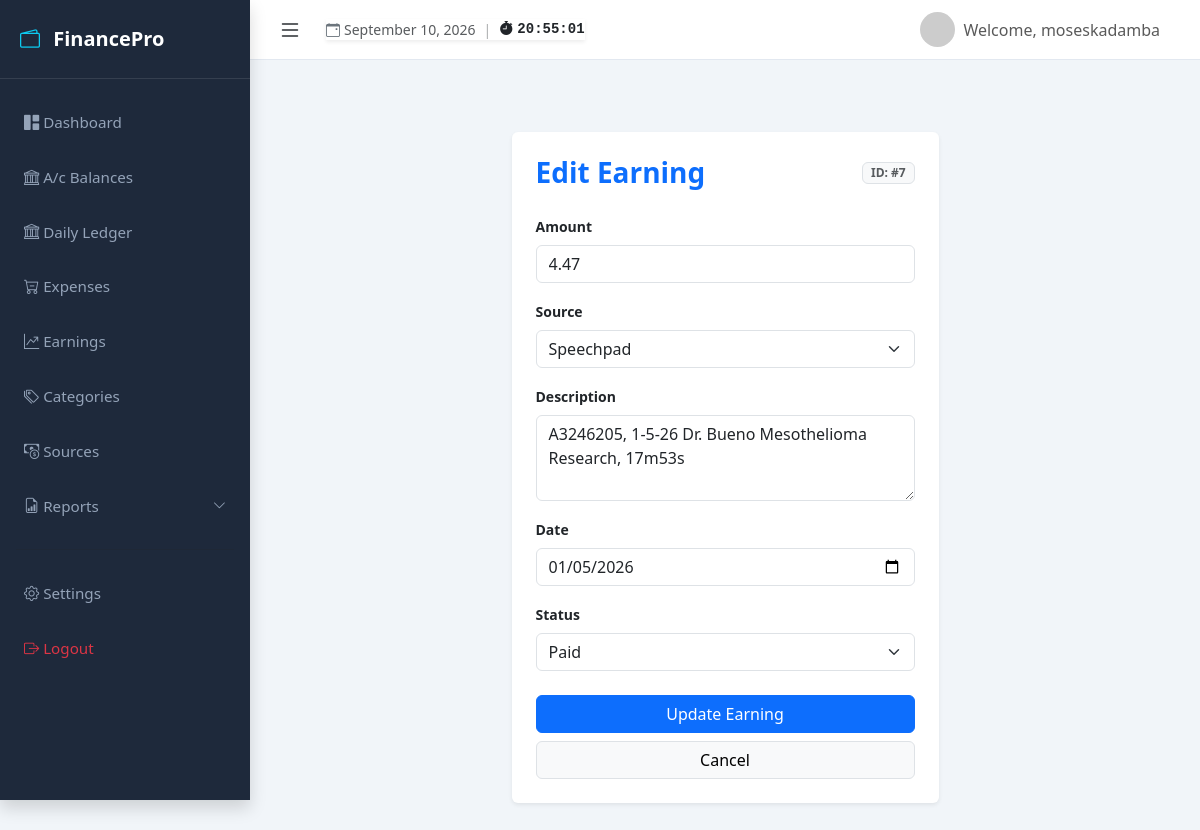
Page /dashboard/edit_earning/7/ (signed in) on the committed database.
### myapp/models.py (models this page shows, shortened)
class Earning(models.Model):
    STATUS_CHOICES = [
        ('in_progress', 'In Progress'),
        ('in_review', 'In Review'),
        ('accepted', 'Accepted'),
        ('paid', 'Paid'),
    ]
    user = models.ForeignKey(User, on_delete=models.CASCADE)
    source = models.ForeignKey(Source, on_delete=models.SET_NULL, null=True)
    amount = models.DecimalField(max_digits=10, decimal_places=2)
    description = models.TextField(blank=True, null=True)
    status = models.CharField(max_length=20, choices=STATUS_CHOICES, default='in_progress')
    date = models.DateField(default=timezone.now)
    created_at = models.DateTimeField(auto_now_add=True)
    updated_at = models.DateTimeField(auto_now=True)
    class Meta:
        ordering = ['-date', '-created_at']

### myapp/views.py (the view)
# urls.py: path('dashboard/edit_earning/<int:pk>/', views.edit_earning_dashboard, name='edit_earning_dashboard'),
@login_required
def edit_earning_dashboard(request, pk):
    earning = get_object_or_404(Earning, pk=pk, user=request.user)
    if request.method == 'POST':
        form = EarningForm(request.POST, instance=earning, user=request.user)
        is_ajax = request.headers.get('X-Requested-With') == 'XMLHttpRequest'
        if form.is_valid():
            updated_earning = form.save()
            if is_ajax:
                now = timezone.now()
                monthly_earning = Earning.objects.filter(
                    user=request.user,
                    date__year=now.year,
                    date__month=now.month
                ).aggregate(total=Sum('amount'))['total'] or 0.0
                mult_earning = monthly_earning*125
                accepted_total = Earning.objects.filter(
                    user=request.user,
                    status='accepted'
                ).aggregate(total=Sum('amount'))['total'] or 0.0
                mult_accepted = accepted_total*125
                pipeline_total = Earning.objects.filter(
                    user=request.user,
                    status__in=['in_progress', 'in_review']
                ).aggregate(total=Sum('amount'))['total'] or 0.0
                mult_pipeline = pipeline_total*125
                return JsonResponse({
                    'status': 'success',
                    'message': 'Earning updated successfully!',
                    'earning': {
                        'id': updated_earning.pk,
                        'description': updated_earning.description or '—',
                        'raw_description': updated_earning.description or '',
                        'amount': f"{updated_earning.amount:,.2f}",
                        'raw_amount': str(updated_earning.amount),
                        'source_id': updated_earning.source.id if updated_earning.source else '',
                        'source_name': updated_earning.source.name if updated_earning.source else 'General',
                        'status': updated_earning.status,
                        'date_display': updated_earning.date.strftime('%b %d, %Y') if updated_earning.date else '',
                        'raw_date': updated_earning.date.strftime('%Y-%m-%d') if updated_earning.date else '',
                    },
                    'totals': {
                        'monthly_earning': f"{mult_earning:,.2f}",
                        'accepted_total': f"{mult_accepted:,.2f}",
                        'pipeline_total': f"{mult_pipeline:,.2f}",
                    }
                })
            messages.success(request, 'Earning updated successfully!')
            next_url = request.POST.get('next')
            if next_url:
                return redirect(next_url)
            return redirect('expenses:earning_list')
        else:
            if is_ajax:
                return JsonResponse({'status': 'error', 'errors': form.errors}, status=400)
    else:
        form = EarningForm(instance=earning, user=request.user)
    return render(request, 'myapp/edit_earning.html', {
        'form': form,
        'earning': earning
    })

### myapp/forms.py
class EarningForm(forms.ModelForm):
    class Meta:
        model = Earning
        fields = ['amount', 'source', 'description', 'date', 'status']
        widgets = {
            'date': forms.DateInput(attrs={'type': 'date', 'class': 'form-control'}),
            'amount': forms.NumberInput(attrs={'class': 'form-control', 'step': '0.01'}),
            'source': forms.Select(attrs={'class': 'form-select'}),
            'status': forms.Select(attrs={'class': 'form-select'}), # Add styling for status
            'description': forms.Textarea(attrs={'class': 'form-control', 'rows': 3}),
        }
    def __init__(self, *args, **kwargs):
        user = kwargs.pop('user', None)
        super().__init__(*args, **kwargs)
        if user:
            self.fields['source'].queryset = Source.objects.filter(user=user)
            self.fields['source'].label_from_instance = lambda obj: obj.name
        self.fields['source'].empty_label = "Select a source"

### myapp/context_processors.py (called while the page is built)
def global_tracker_context(request):
    user_tz_name = settings.TIME_ZONE
    if request.user.is_authenticated:
        try:
            profile = request.user.profile
            user_tz_name = profile.timezone
        except UserProfile.DoesNotExist:
            pass
    try:
        timezone.activate(user_tz_name)
        active_date = timezone.localdate()
    except Exception:
        timezone.activate(settings.TIME_ZONE)
        user_tz_name = settings.TIME_ZONE
        active_date = timezone.localdate()
    return {
        'timezone_name': user_tz_name,
        'today': active_date
    }

### myapp/templates/myapp/edit_earning.html (shortened to what this page needs)
{% extends 'myapp/base.html' %}
{% block content %}
<div class="container py-5">
    <div class="row justify-content-center">
        <div class="col-md-6">
            <div class="card shadow-sm border-0">
                <div class="card-body p-4">
                    <div class="d-flex justify-content-between align-items-center mb-4">
                        <h3 class="fw-bold mb-0 text-primary">Edit Earning</h3>
                        <span class="badge bg-light text-muted border">ID: #{{ earning.id }}</span>
                    </div>
                    <form method="POST">
                        {% for field in form %}
                            <div class="mb-3">
                                <label class="form-label small fw-bold">{{ field.label }}</label>
                                {{ field }}
                            </div>
                        {% endfor %}
                        <div class="d-grid gap-2 mt-4">
                            <button type="submit" class="btn btn-primary">Update Earning</button>
                            <a href="{% url 'expenses:earning_list' %}" class="btn btn-light border">Cancel</a>
                        </div>
                    </form>
                </div>
            </div>
        </div>
    </div>
</div>
{% endblock %}

### myapp/templates/myapp/base.html (shortened to what this page needs)
<!DOCTYPE html>
<html lang="en">
<head>
    <link href="https://cdn.jsdelivr.net/npm/bootstrap@5.3.3/dist/css/bootstrap.min.css" rel="stylesheet">
    <link rel="stylesheet" href="https://cdn.jsdelivr.net/npm/bootstrap-icons@1.11.3/font/bootstrap-icons.min.css">
</head>
<body>
<div class="d-flex" id="wrapper">
    <div id="sidebar-wrapper" class="shadow">
        <div class="sidebar-heading d-flex justify-content-between align-items-center">
            <span><i class="bi bi-wallet2 me-2 text-info"></i> FinancePro</span>
        </div>
        <div class="nav flex-column py-3">
            <a href="{% url 'expenses:dashboard' %}" class="nav-link {% if request.resolver_match.url_name == 'dashboard' %}active{% endif %}">
                <i class="bi bi-grid-1x2-fill"></i> Dashboard
            </a>
            <a href="{% url 'expenses:account_dashboard_main' %}" class="nav-link {% if request.resolver_match.url_name == 'account_dashboard_main' %}active{% endif %}">
                <i class="bi bi-bank"></i> A/c Balances
            </a>
            <a href="{% url 'expenses:daily_ledger' %}" class="nav-link {% if request.resolver_match.url_name == 'daily_ledger' %}active{% endif %}">
                <i class="bi bi-bank"></i> Daily Ledger
            </a>
            <a href="{% url 'expenses:home' %}" class="nav-link d-flex justify-content-between align-items-center {% if request.resolver_match.url_name in 'home,add_expense' %}active fw-bold text-white{% endif %}">
                <span><i class="bi bi-cart-dash"></i> Expenses</span>
            </a>
            <a href="{% url 'expenses:earning_list' %}" class="nav-link d-flex justify-content-between align-items-center ">
                <span><i class="bi bi-graph-up-arrow"></i> Earnings</span>
            </a>
            <a href="{% url 'expenses:category_list' %}" class="nav-link d-flex justify-content-between align-items-center {% if request.resolver_match.url_name in 'add_category,category_list' %}active fw-bold text-white{% endif %}">
                <span><i class="bi bi-tags"></i> Categories</span>
            </a>
            <a href="{% url 'expenses:source_list' %}" class="nav-link d-flex justify-content-between align-items-center {% if request.resolver_match.url_name in 'add_source,source_list' %}active fw-bold text-white{% endif %}">
                <span><i class="bi bi-cash-coin"></i> Sources</span>
            </a>
            <a class="nav-link d-flex justify-content-between align-items-center"
               data-bs-toggle="collapse"
               href="#reportsCollapse"
               role="button"
               aria-expanded="false"
               aria-controls="reportsCollapse">
                <span><i class="bi bi-file-earmark-bar-graph"></i> Reports</span>
                <i class="bi bi-chevron-down small"></i>
            </a>
            <hr class="mx-3">
            <a href="{% url 'expenses:settings' %}" class="nav-link {% if request.resolver_match.url_name == 'settings' %}active{% endif %}">
                <i class="bi bi-gear"></i> Settings
            </a>
            <a href="{% url 'expenses:logout' %}" class="text-danger nav-link {% if request.resolver_match.url_name == 'logout' %}active{% endif %}">
                <i class="bi bi-box-arrow-right"></i> Logout
            </a>
        </div>
    </div>
    <div id="page-content-wrapper">
        <nav class="navbar navbar-expand-lg navbar-light px-4">
            <div class="d-flex align-items-center gap-3">
                <button class="btn btn-outline-dark border-0 p-1 me-1" id="sidebarToggle">
                    <i class="bi bi-list fs-4"></i>
                </button>
                <div class="clock-badge-container d-none d-sm-flex align-items-center gap-2 small shadow-sm">
                    <span class="text-secondary d-flex align-items-center gap-1">
                        <i class="bi bi-calendar-event text-green"></i>
                        <span class="fw-medium text-dark opacity-75">{{ today|date:"F j, Y" }}</span>
                    </span>
                    <span class="text-muted opacity-50">|</span>
                    <span class="font-monospace fw-bold text-green d-flex align-items-center gap-1">
                        <i class="bi bi-stopwatch-fill"></i>
                        <span id="liveClock">--:--:--</span>
                    </span>
                </div>
            </div>
            <div class="ms-auto d-flex align-items-center">
                <a href="#" class="d-flex align-items-center text-decoration-none text-dark">
                    <img src="https://ui-avatars.com/api/?name={{ user.username }}&background=0D8ABC&color=fff" class="rounded-circle me-2" width="35">
                    {% if user.is_authenticated %}
                        <span class="navbar-text me-3">Welcome, {{ user.username }}</span>
                    {% else %}
                        <a href="{% url 'management:login' %}" class="btn btn-primary">Login</a>
                    {% endif %}
                </a>
            </div>
        </nav>
        <div class="container-fluid p-4">
            {% block content %}{% endblock %}
        </div>
    </div>
</div>
</body>
</html>

### myapp/templates/myapp/base.html (style rules this page uses)
:root { --sidebar-width: 250px; --top-nav-height: 60px; --dark-bg: #1e293b; --accent-color: #38bdf8; }
body { background-color: #f1f5f9; overflow-x: hidden; width: 100vw; }
#wrapper { display: flex; width: 100%; }
#sidebar-wrapper { height: 100vh; width: var(--sidebar-width); background-color: var(--dark-bg); transition: all 0.3s ease; position: fixed; top: 0; left: 0; z-index: 1050; display: flex; flex-direction: column; }
#sidebar-wrapper .sidebar-heading { padding: 1.5rem 1.25rem; font-size: 1.25rem; color: white; font-weight: bold; border-bottom: 1px solid rgba(255,255,255,0.1); }
#sidebar-wrapper .nav-link { padding: 1rem 1.5rem; color: #94a3b8; font-size: 0.95rem; }
#page-content-wrapper { width: 100%; min-height: 100vh; transition: all 0.3s ease; margin-left: var(--sidebar-width); }
.navbar { height: var(--top-nav-height); background-color: white !important; border-bottom: 1px solid #e2e8f0; position: sticky; top: 0; z-index: 1000; }
#sidebar-wrapper .nav-link[data-bs-toggle="collapse"] { cursor: pointer; }

### rows in the picture
Earning: id "7", form "4.47" "Speechpad" "A3246205, 1-5-26 Dr. Bueno Mesothelioma Research, 17m53s" "01/05/2026" "Paid"

### other values in the picture
{{ today|date:"F j, Y" }} "September 10, 2026"
{{ user.username }} "moseskadamba"
{{ field.label }} "Amount" "Source" "Description" "Date" "Status"
